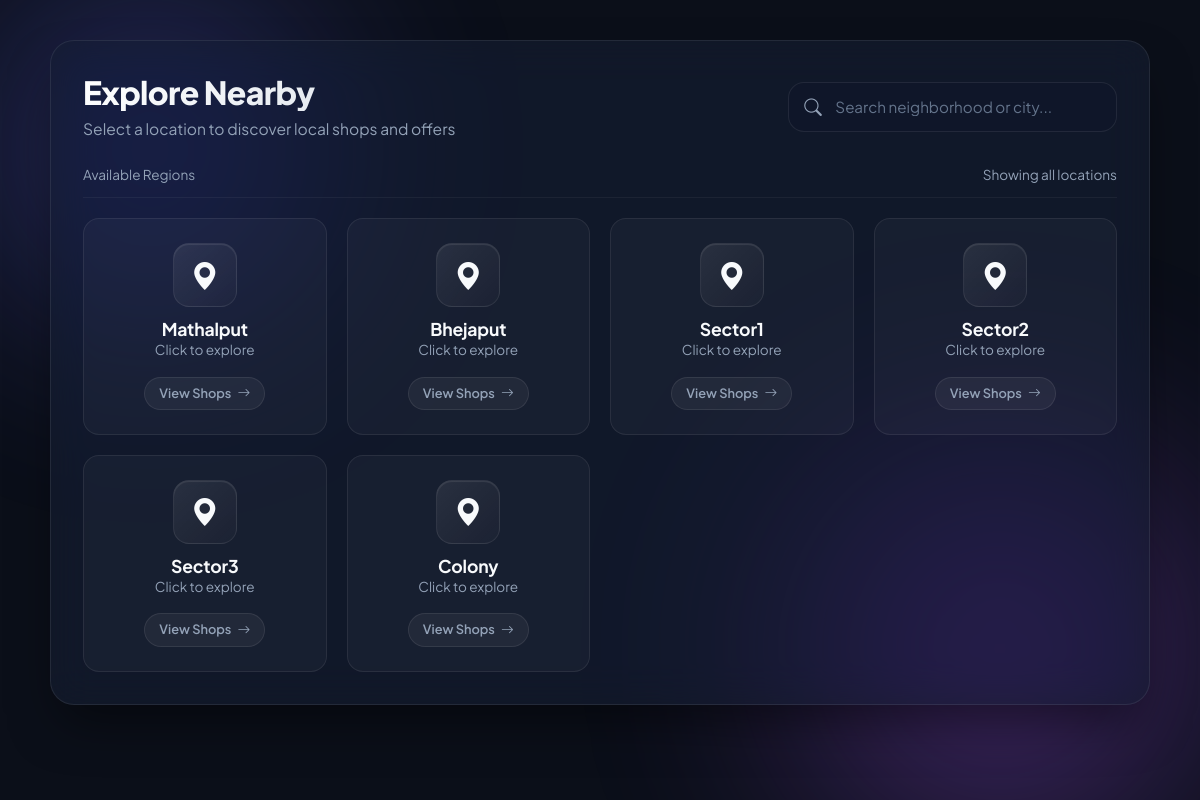
The page / on the database its author committed.
### tables this page shows
CREATE TABLE locations (
                    id INTEGER PRIMARY KEY AUTOINCREMENT,
                    name TEXT NOT NULL);

### app.py (the view)
@app.route("/")
def index():
    conn = get_db_connection()
    c = conn.cursor()
    c.execute("SELECT * FROM locations")
    locations = c.fetchall()
    conn.close()
    return render_template(
        "locations.html",
        locations=locations
    )

### app.py (called while the page is built)
def get_db_connection():
    conn = sqlite3.connect(DB_NAME)
    return conn

### templates/locations.html (shortened to what this page needs)
<!DOCTYPE html>
<html lang="en">
<head>
  <link href="https://cdn.jsdelivr.net/npm/bootstrap@5.3.0/dist/css/bootstrap.min.css" rel="stylesheet">
  <link href="https://cdn.jsdelivr.net/npm/bootstrap-icons@1.11.1/font/bootstrap-icons.css" rel="stylesheet">
</head>
<body>
  <div class="ambient-background" aria-hidden="true">
    <div class="glow-blob glow-blob-1"></div>
    <div class="glow-blob glow-blob-2"></div>
  </div>
  <main class="container">
    <div class="glass-panel" role="region" aria-label="Select location panel">
      <div class="row gy-3 align-items-center justify-content-between">
        <div class="col-12 col-md-6 header-content">
          <h1>Explore Nearby</h1>
          <p>Select a location to discover local shops and offers</p>
        </div>
        <div class="col-12 col-md-5 col-lg-4">
          <div class="search-box">
            <input id="locationSearch" type="search" autocomplete="off" placeholder="Search neighborhood or city..." aria-label="Search locations" />
            <i class="bi bi-search search-icon"></i>
          </div>
        </div>
      </div>
      <div class="status-bar">
        <span>Available Regions</span>
        <span id="resultsCount">Showing all locations</span>
      </div>
      <div id="locationsGrid" class="locations-grid" aria-live="polite">
        {% for loc in locations %}
        <a href="{{ url_for('location', loc_id=loc[0]) }}"
           class="location-card animate-fade-in"
           data-name="{{ loc[1]|lower }}"
           data-id="{{ loc[0] }}"
           data-title="{{ loc[1]|e }}"
           role="button"
           aria-label="Explore shops in {{ loc[1] }}"
           tabindex="0">
          <div class="icon-wrapper" aria-hidden="true">
            <i class="bi bi-geo-alt-fill text-indigo"></i>
          </div>
          <div>
            <h3 class="location-title">{{ loc[1] }}</h3>
            <p class="location-sub">Click to explore</p>
          </div>
          <div class="action-badge">
            View Shops <i class="bi bi-arrow-right"></i>
          </div>
        </a>
        {% endfor %}
      </div>
    </div>
  </main>
</body>
</html>

### templates/locations.html (style rules this page uses)
:root { --bg-base: #0b0f19; --bg-surface: rgba(22, 30, 46, 0.65); --card-bg: rgba(255, 255, 255, 0.03); --card-bg-hover: rgba(255, 255, 255, 0.07); --card-border: rgba(255, 255, 255, 0.08); --card-border-hover: rgba(99, 102, 241, 0.4); --accent-primary: #6366f1; --accent-glow: rgba(99, 102, 241, 0.25); --text-strong: #f8fafc; --text-muted: #94a3b8; --radius-lg: 24px; --radius-md: 16px; --transition-smooth: all 0.3s cubic-bezier(0.16, 1, 0.3, 1); }
* { box-sizing: border-box; }
html, body { min-height: 100vh; margin: 0; font-family: 'Plus Jakarta Sans', system-ui, -apple-system, sans-serif; background-color: var(--bg-base); color: var(--text-strong); -webkit-font-smoothing: antialiased; overflow-x: hidden; }
.ambient-background { position: fixed; inset: 0; pointer-events: none; z-index: 0; overflow: hidden; }
.glow-blob { position: absolute; border-radius: 50%; filter: blur(100px); opacity: 0.45; animation: pulseGlow 12s infinite alternate ease-in-out; }
.glow-blob-1 { width: 500px; height: 500px; top: -100px; left: -100px; background: radial-gradient(circle, #6366f1 0%, transparent 70%); }
.glow-blob-2 { width: 600px; height: 600px; bottom: -150px; right: -100px; background: radial-gradient(circle, #a855f7 0%, transparent 70%); animation-delay: -6s; }
main.container { position: relative; z-index: 1; padding: 40px 20px; max-width: 1140px; }
.glass-panel { background: var(--bg-surface); border-radius: var(--radius-lg); padding: 32px; border: 1px solid var(--card-border); backdrop-filter: blur(20px) saturate(180%); -webkit-backdrop-filter: blur(20px) saturate(180%); box-shadow: 0 25px 50px -12px rgba(0, 0, 0, 0.5); }
.header-content h1 { font-weight: 800; font-size: 2rem; letter-spacing: -0.02em; margin-bottom: 6px; background: linear-gradient(135deg, #ffffff 0%, #cbd5e1 100%); -webkit-background-clip: text; -webkit-text-fill-color: transparent; }
.header-content p { color: var(--text-muted); font-size: 0.975rem; margin: 0; }
.search-box { position: relative; width: 100%; }
.search-box .search-icon { position: absolute; left: 16px; top: 50%; transform: translateY(-50%); color: var(--text-muted); font-size: 1.1rem; pointer-events: none; transition: var(--transition-smooth); }
.search-box input { width: 100%; padding: 13px 44px 13px 46px; border-radius: var(--radius-md); border: 1px solid var(--card-border); background: rgba(15, 23, 42, 0.6); color: var(--text-strong); font-size: 0.95rem; outline: none; transition: var(--transition-smooth); }
.search-box input::placeholder { color: #64748b; }
.status-bar { display: flex; justify-content: space-between; align-items: center; margin-top: 24px; padding-bottom: 12px; border-bottom: 1px solid rgba(255, 255, 255, 0.05); font-size: 0.85rem; color: var(--text-muted); }
.locations-grid { display: grid; grid-template-columns: repeat(auto-fill, minmax(240px, 1fr)); gap: 20px; margin-top: 20px; }
.location-card { position: relative; background: var(--card-bg); border-radius: var(--radius-md); padding: 24px 20px; text-align: center; border: 1px solid var(--card-border); text-decoration: none; color: var(--text-strong); display: flex; flex-direction: column; align-items: center; gap: 12px; transition: var(--transition-smooth); overflow: hidden; cursor: pointer; }
.location-card::before { content: ""; position: absolute; inset: 0; background: radial-gradient(circle at top, rgba(99, 102, 241, 0.15), transparent 70%); opacity: 0; transition: var(--transition-smooth); }
.icon-wrapper { position: relative; width: 64px; height: 64px; border-radius: 16px; background: linear-gradient(135deg, rgba(255, 255, 255, 0.08), rgba(255, 255, 255, 0.02)); border: 1px solid rgba(255, 255, 255, 0.08); display: grid; place-items: center; font-size: 1.75rem; transition: var(--transition-smooth); box-shadow: inset 0 1px 1px rgba(255, 255, 255, 0.1); }
.location-title { font-weight: 700; font-size: 1.1rem; margin: 0; letter-spacing: -0.01em; color: var(--text-strong); }
.location-sub { font-size: 0.85rem; color: var(--text-muted); margin: 0; }
.action-badge { margin-top: 4px; font-size: 0.8rem; font-weight: 600; padding: 6px 14px; border-radius: 99px; background: rgba(255, 255, 255, 0.05); border: 1px solid rgba(255, 255, 255, 0.08); color: var(--text-muted); display: inline-flex; align-items: center; gap: 6px; transition: var(--transition-smooth); }
.action-badge i { transition: transform 0.2s ease; }
.animate-fade-in { animation: fadeIn 0.4s ease forwards; }

### rows shown on the page
locations: name "Mathalput"
locations: name "Bhejaput"
locations: name "Sector1"
locations: name "Sector2"
locations: name "Sector3"
locations: name "Colony"
